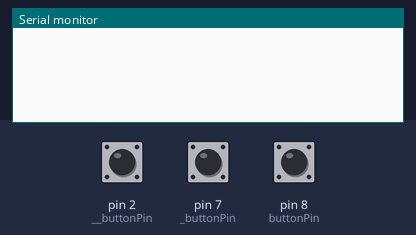
The sketch below on a simulated Arduino Uno, built with avr-gcc and run on an emulated ATmega328P. Shown: the last lines printed to the serial monitor. The inputs (shaded band) are chosen by the test bench; at power-on: pin 2 (__buttonPin) HIGH, pin 7 (_buttonPin) HIGH, pin 8 (buttonPin) HIGH.

Above: at 1.2 s.
1.3 s: pin 2 (__buttonPin) pulled LOW for 0.15 s
At 1.8 s:
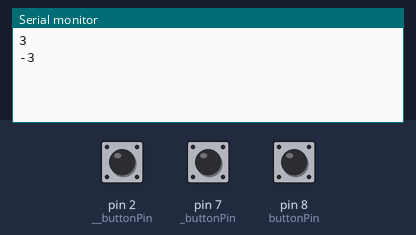
2.9 s: pin 7 (_buttonPin) pulled LOW for 0.15 s
At 4.2 s:
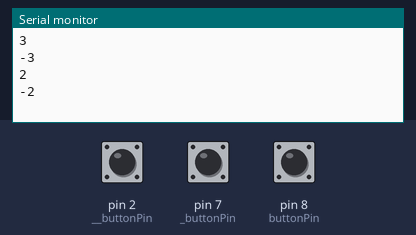
4.5 s: pin 8 (buttonPin) pulled LOW for 0.15 s
At 5.4 s:
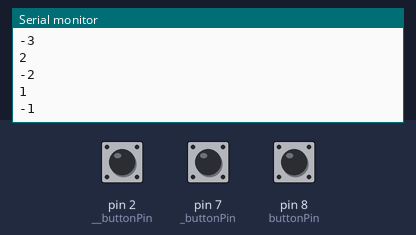
Timing chart, 0 to 7.5 s (numbered marks = the images above; inputs shaded):
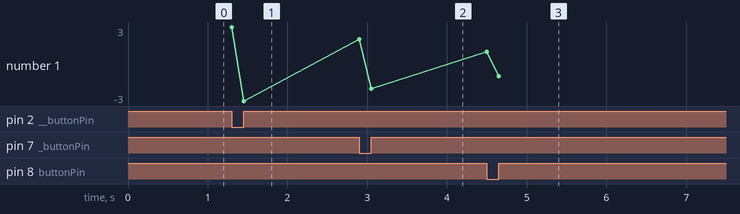

The sketch:

test.ino
```cpp
const int buttonPin = 8;
const int _buttonPin = 7;
const int __buttonPin = 2;

boolean buttonState = 0;
boolean lastButtonState = 1;

boolean _buttonState = 0;
boolean _lastButtonState = 1;

boolean __buttonState = 0;
boolean __lastButtonState = 1;

void setup() {
  // put your setup code here, to run once:

   pinMode(buttonPin, INPUT_PULLUP);
   pinMode(_buttonPin, INPUT_PULLUP);
   pinMode(__buttonPin, INPUT_PULLUP);

   Serial.begin(9600);

}

void loop() {

  // put your main code here, to run repeatedly:

    buttonState = digitalRead(buttonPin);
    if(buttonState != lastButtonState)
     {
            if (buttonState == LOW)
            {
               Serial.println("1");
               delay(100);
            }

            if(buttonState == HIGH)
            {
              Serial.println("-1");
               delay(100);
            }
     }
      lastButtonState = buttonState;

      //--------------------------------------------------------------------
    _buttonState = digitalRead(_buttonPin);
      if(_buttonState != _lastButtonState)
     {
        if (_buttonState == LOW)
        {
           Serial.println("2");
           delay(100);
        }

        else if(_buttonState == HIGH)
        {
          Serial.println("-2");
           delay(100);
        }
     }
      _lastButtonState = _buttonState;

//---------------------------------------------------------------------------------
      __buttonState = digitalRead(__buttonPin);
      if(__buttonState != __lastButtonState)
     {
        if (__buttonState == LOW)
        {
           Serial.println("3");
           delay(100);
        }

        else if (__buttonState == HIGH)
        {
          Serial.println("-3");
           delay(100);
        }
     }
      __lastButtonState = __buttonState;

}
```

Measured:
- after the input at 1.3 s, the serial monitor: prints a new line at once (image 1)
- after the input at 2.9 s, the serial monitor: prints a new line at once (image 2)
- after the input at 4.5 s, the serial monitor: prints a new line at once (image 3)
- plotted number 1: -3 → -2 after the input at 2.9 s, -2 → -1 after the input at 4.5 s
